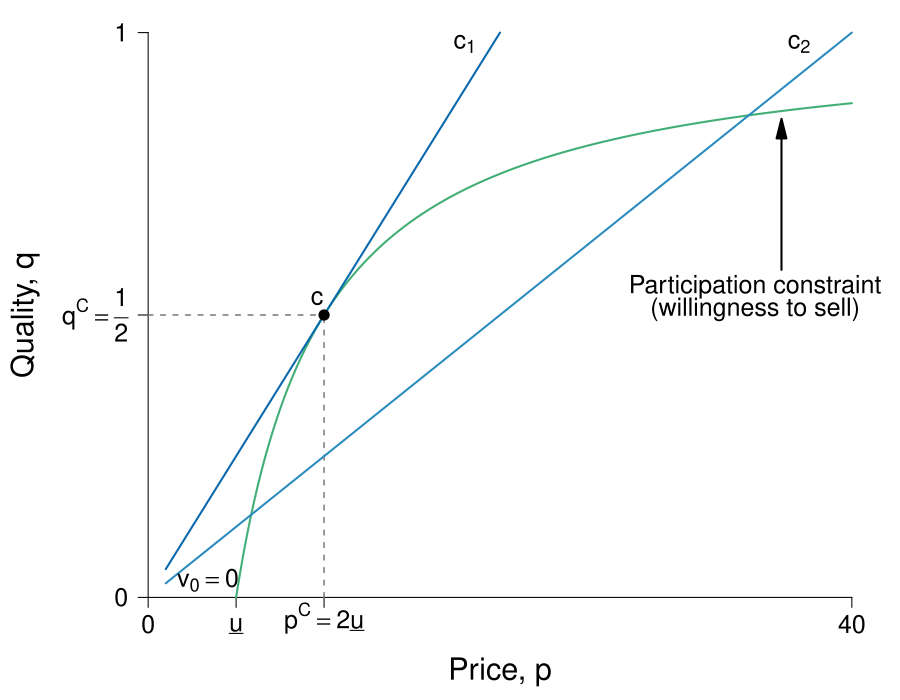

Recreate this plot in R.
require(ggplot2)
require(shape)
pdf(file = "information_power/information_icc_pc_leftpanel.pdf", width = 9, height = 7)

#Set parameters for graphics
axislabelsize <- 1.8
labelsize <- 1.5
namesize <- 1.8
annotatesize <- 1.5
graphlinewidth <- 2
segmentlinewidth <- 1.5

COL <- c("#7fc97f", "#beaed4", "#fdc086", "#ffff99", "#386cb0", "#f0027f", "#bf5b17", "#666666")
COLA <- c("#e0f3db", "#99d8c9","#66c2a4","#41ae76", "#238b45", "#005824")
COLB <- c("#c6dbef", "#4eb3d3", "#2b8cbe", "#0868ac","#084081")
COLC <- c("#fcfbfd", "#efedf5", "#dadaeb", "#bcbddc", "#9e9ac8", "#807dba", "#6a51a3", "#54278f", "#3f007d")
grays <- gray.colors(25, start = 1, end = 0)

isov <- function(p, delta = 5) {
  (p - delta)/p
}

brfFn <- function(p, delta = 5) {
  1 - (2 * delta) /p
}

solowCondition <- function(p, delta = 5){
  (p*(1/(8*delta)))
}

par(mar =  c(4, 6, 0.5, 1))
xlims <- c(0, 40)
ylims <- c(0, 1)


plot(0, 0, xlim = xlims, ylim = ylims, type = "n",
     xlab = expression(paste("")),
     ylab = expression(paste("")),
     xaxt = "n", yaxt = "n", cex.lab = axislabelsize, bty = "n")

mtext(expression(paste("Price, ", p)), side = 1, line = 2.5, cex = axislabelsize)
text(-7, 0.5*ylims[2], expression(paste("Quality, ", q)), xpd = TRUE, cex = axislabelsize, srt = 90) 



npts <- 500 
npts2 <- 501
#Specify the sequences of points for graphing. 
xx1 <- seq(10, xlims[2], length.out = npts)
xx2 <- seq(1, xlims[2], length.out = npts)
xx0 <- seq(5, xlims[2], length.out = npts)

#Customize ticks and labels for the plot
ticksy <- c(0, 0.5, 1)
ylabels <- c(0, expression(paste(q^C, phantom() == frac(1,2))), 1)
ticksx <- c(0, 5, 10, NA, 40)
xlabels <- c(0, expression(paste(underline("u"))), expression(paste(p^C == 2*underline("u"))), NA, 40)
axis(1, at = ticksx, pos = 0, labels = xlabels, cex.axis = labelsize)
axis(2, at = ticksy, pos = 0, labels = ylabels, las = 1, cex.axis = labelsize)

#Annotation of the three graphs and the NE
#text(31.8, 0.98, expression(paste("Incomplete contract")), cex = annotatesize)
#text(31, 0.85, expression(paste(q == frac(p, 8*underline("u")))), cex = annotatesize)
#text(26, 0.34, expression(paste("Best-response")), cex = annotatesize)
#text(26, 0.3, expression(paste("function")), cex = annotatesize)
#text(26, 0.25, expression(paste("(ICC)")), cex = annotatesize)
#text(25, 0.21, expression(paste(q == 1 - frac(2*underline("u"), p))), cex = annotatesize)
#Arrows(26, 0.36, 26, 0.59, col = "black", lty = 1, lwd = 2, arr.type = "triangle")


# text(16, 0.57, expression(paste("Nash")), cex = annotatesize)
# text(16, 0.52, expression(paste("equilibrium")), cex = annotatesize)
#text(20.6, 0.48, expression(paste("n")), cex = annotatesize)


#text(13, 0.98, expression(paste("Complete contract")), cex = annotatesize)
text(18, 0.98, expression(paste(c[1])), cex = annotatesize)
text(37, 0.98, expression(paste(c[2])), cex = annotatesize)

#text(12, 0.85, expression(paste(q == frac(p, 4*underline("u")))), cex = annotatesize)
text(34.5, 0.55, expression(paste("Participation constraint")), cex = annotatesize)
text(34.5, 0.51, expression(paste("(willingness to sell)")), cex = annotatesize)
#text(35, 0.42, expression(paste(q == 1 - frac(underline("u"), p))), cex = annotatesize)


#Lines for the coordinates of the Nash equilbrium
#segments(20, 0, 20, 0.5, lty = 2, col = grays[20], lwd = segmentlinewidth)
segments(0, 0.5, 10, 0.5, lty = 2, col = grays[20], lwd = segmentlinewidth)
segments(10, 0, 10, 0.5, lty = 2, col = grays[20], lwd = segmentlinewidth)

#Draw the lines for the graphs
lines(xx0, isov(xx0, delta = 5), col = COLA[4], lwd = graphlinewidth)
#lines(xx1, brfFn(xx1), col = COL[2], lwd = graphlinewidth)
lines(xx2, solowCondition(xx2, delta = 5), col = COLB[3], lwd = graphlinewidth)

#Add a point for the NE
#points(20, 0.5, pch = 16, col = "black", cex = 1.5)

#Add a ray and a point for c  
segments(1, 0.05, 20, 1, lty = 1, lwd = graphlinewidth, col = COLB[4])
points(10, 0.5, pch = 16, col = "black", cex = 1.5)
text(9.6, 0.53, expression(paste("c")), cex = annotatesize)

Arrows(36, 0.58, 36, 0.83, col = "black", lty = 1, lwd = 2, arr.type = "triangle")

text(3.4, 0.03, expression(paste(v[0] == 0)), cex = annotatesize)

#text(18, 0.98, expression(paste(c[1])), cex = annotatesize)
#text(37, 0.98, expression(paste(c[2])), cex = annotatesize)
#text(39, 0.525, expression(paste(c[3])), cex = annotatesize)


dev.off()
